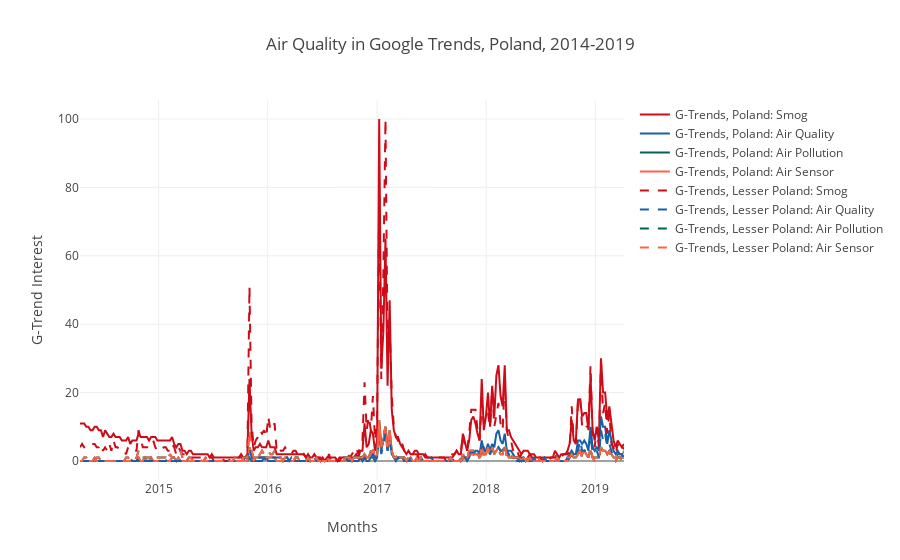

Write notebook code for a chart like this one.
### Code cell
import plotly
from plotly.offline import download_plotlyjs, init_notebook_mode, plot, iplot
init_notebook_mode(connected=True)
# --------------------------------------------------------------------------------------------------------
# params = {
#     "username": username,
#     "api_key": api_key,
# }
# plotly.tools.set_credentials_file(params)
# --------------------------------------------------------------------------------------------------------
# Create and style traces
poland0 = go.Scatter(
    x = timelinePoland_df['date'],
    y = timelinePoland_df['smog'],
    name = 'G-Trends, Poland: Smog',
    line = dict(
        color = ('rgb(205, 12, 24)'),
        width = 2)
)
poland1 = go.Scatter(
    x = timelinePoland_df['date'],
    y = timelinePoland_df['jakość powietrza'],
    name = 'G-Trends, Poland: Air Quality',
    line = dict(
        color = ('rgb(22, 96, 167)'),
        width = 2,)
)
poland2 = go.Scatter(
    x = timelinePoland_df['date'],
    y = timelinePoland_df['zanieczyszczenie powietrza'],
    name = 'G-Trends, Poland: Air Pollution',
    line = dict(
        color = ('rgb(0,100,80)'),
        width = 2,)
)
poland3 = go.Scatter(
    x = timelinePoland_df['date'],
    y = timelinePoland_df['zanieczyszczenie powietrza'],
    name = 'G-Trends, Poland: Air Sensor',
    line = dict(
        color = ('rgb(255,99,71)'),
        width = 2,)
)

lesserPoland0 = go.Scatter(
    x = timelinePLMA_df['date'],
    y = timelinePLMA_df['smog'],
    name = 'G-Trends, Lesser Poland: Smog',
    line = dict(
        color = ('rgb(205, 12, 24)'),
        width = 2,
    dash = 'dash')
)
lesserPoland1 = go.Scatter(
    x = timelinePLMA_df['date'],
    y = timelinePLMA_df['jakość powietrza'],
    name = 'G-Trends, Lesser Poland: Air Quality',
    line = dict(
        color = ('rgb(22, 96, 167)'),
        width = 2,
    dash = 'dash')
)
lesserPoland2 = go.Scatter(
    x = timelinePLMA_df['date'],
    y = timelinePLMA_df['zanieczyszczenie powietrza'],
    name = 'G-Trends, Lesser Poland: Air Pollution',
    line = dict(
        color = ('rgb(0,100,80)'),
        width = 2,
    dash = 'dash')
)
lesserPoland3 = go.Scatter(
    x = timelinePLMA_df['date'],
    y = timelinePLMA_df['zanieczyszczenie powietrza'],
    name = 'G-Trends, Lesser Poland: Air Sensor',
    line = dict(
        color = ('rgb(255,99,71)'),
        width = 2,
    dash = 'dash')
)


data = [poland0,poland1,poland2,poland3,lesserPoland0,lesserPoland1,lesserPoland2,lesserPoland3]
    
layout = dict(title = 'Air Quality in Google Trends, Poland, 2014-2019',
              xaxis = dict(title = 'Months'),
              yaxis = dict(title = 'G-Trend Interest'),
              )

fig = dict(data=data, layout=layout)
iplot(fig, filename='poland_GTrends')
                      
# plotly.offline.plot(data, filename='poland_GTrends_TimeS') # Saving as an html file
    # Ref: https://plot.ly/python/offline/

### Figure 1 — Plotly figure (JSON) as saved in the notebook; plotly's stock layout.template omitted (floating-point values rounded to 4 significant figures; data arrays with more than 128 entries replaced by an {"elided": "..."} marker saying what was removed)
{"data": [{"line": {"color": "rgb(205, 12, 24)", "width": 2}, "name": "G-Trends, Poland: Smog", "type": "scatter", "uid": "896af6e1-f94d-47f1-b5b4-68b30f74c768", "x": {"elided": "261 str values"}, "y": {"elided": "261 int values"}}, {"line": {"color": "rgb(22, 96, 167)", "width": 2}, "name": "G-Trends, Poland: Air Quality", "type": "scatter", "uid": "b680cd07-1c05-429b-98b3-c6c3843131a3", "x": {"elided": "261 str values"}, "y": {"elided": "261 int values"}}, {"line": {"color": "rgb(0,100,80)", "width": 2}, "name": "G-Trends, Poland: Air Pollution", "type": "scatter", "uid": "efb433a2-2390-405a-9808-370bab6cc3f0", "x": {"elided": "261 str values"}, "y": {"elided": "261 int values"}}, {"line": {"color": "rgb(255,99,71)", "width": 2}, "name": "G-Trends, Poland: Air Sensor", "type": "scatter", "uid": "e0397692-ee11-4741-badb-c3cbd828ebd7", "x": {"elided": "261 str values"}, "y": {"elided": "261 int values"}}, {"line": {"color": "rgb(205, 12, 24)", "dash": "dash", "width": 2}, "name": "G-Trends, Lesser Poland: Smog", "type": "scatter", "uid": "4c5e56fc-3fc3-45fd-a255-dec43c98df89", "x": {"elided": "261 str values"}, "y": {"elided": "261 int values"}}, {"line": {"color": "rgb(22, 96, 167)", "dash": "dash", "width": 2}, "name": "G-Trends, Lesser Poland: Air Quality", "type": "scatter", "uid": "12324a3d-f607-48aa-8a33-3d57a6b2a7dd", "x": {"elided": "261 str values"}, "y": {"elided": "261 int values"}}, {"line": {"color": "rgb(0,100,80)", "dash": "dash", "width": 2}, "name": "G-Trends, Lesser Poland: Air Pollution", "type": "scatter", "uid": "3ee35ae2-c18a-4f97-bf20-7d1dc46af11d", "x": {"elided": "261 str values"}, "y": {"elided": "261 int values"}}, {"line": {"color": "rgb(255,99,71)", "dash": "dash", "width": 2}, "name": "G-Trends, Lesser Poland: Air Sensor", "type": "scatter", "uid": "6c8b6965-314d-45e9-b1eb-2c59809a317e", "x": {"elided": "261 str values"}, "y": {"elided": "261 int values"}}], "layout": {"title": {"text": "Air Quality in Google Trends, Poland, 2014-2019"}, "xaxis": {"title": {"text": "Months"}}, "yaxis": {"title": {"text": "G-Trend Interest"}}}}
